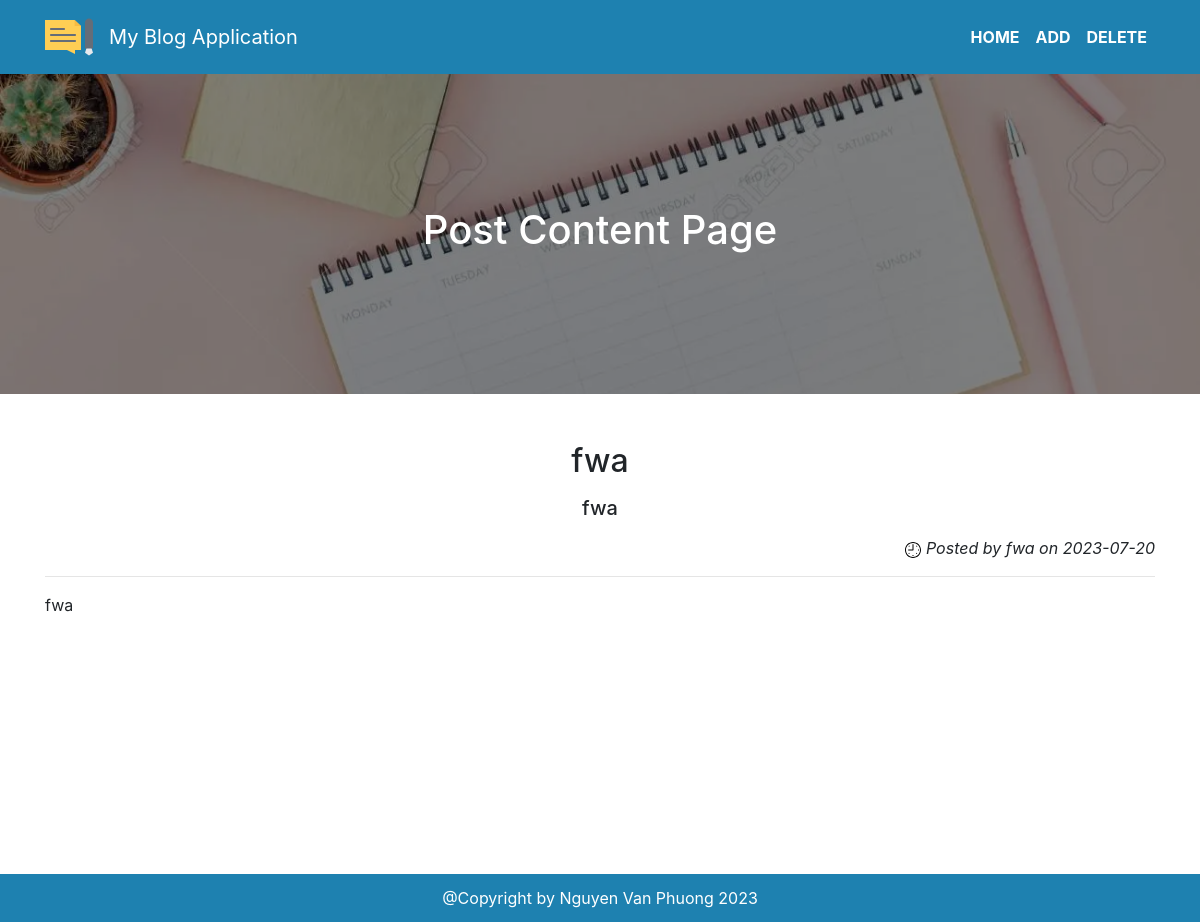
Before: /post/1 with the older database file.
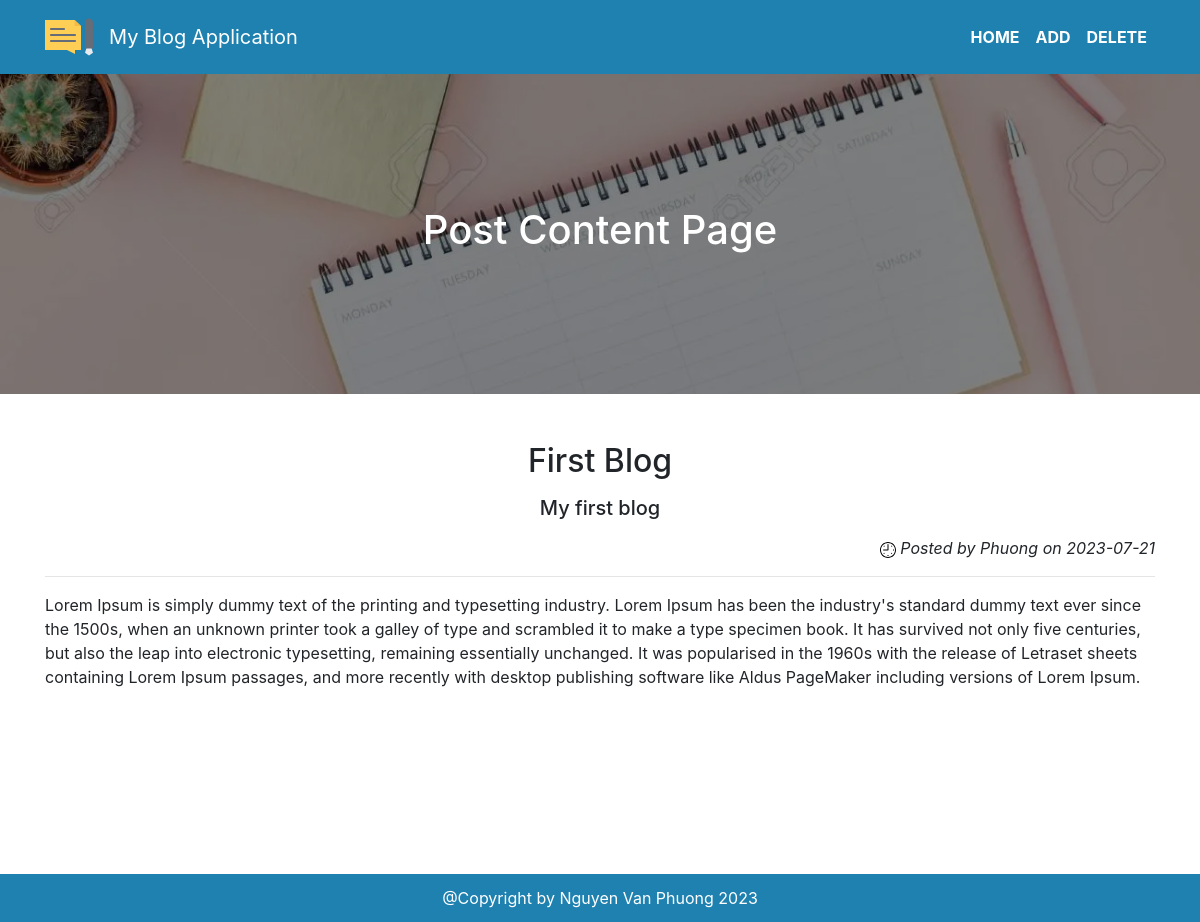
After: the same page with the newer database file.
### app.py (models this page shows, shortened)
class Blog(db.Model):
    __tablename__ = 'blogs'
    id = db.Column(db.Integer, primary_key=True)
    title = db.Column(db.Text)
    subtitle = db.Column(db.Text)
    author = db.Column(db.Text)
    date_posted = db.Column(db.Text)
    content = db.Column(db.Text)

### app.py (the view)
@app.route('/post/<int:id>')
def get_post(id):
    post = Blog.query.get(id)
    return render_template('post.html', post=post)

### templates/post.html
{% extends "base.html"%} {% block content %}
<main>
  <section class="banner">
    <div class="background">
      <div class="blur"></div>
      <img src="/assets/images/banner.webp" alt="banner" />
    </div>
    <h1 class="banner-text">Post Content Page</h1>
  </section>
  <section class="container post mt-5 mb-5">
    <h2 class="post-title text-center mb-3">{{ post.title }}</h2>
    <h5 class="post-subtitle text-center mb-3">{{ post.subtitle }}</h5>
    <p class="post-info font-italic text-right">
      <img src="/assets/icons/clock.svg" alt="clock" />
      Posted by {{ post.author }} on {{ post.date_posted }}
    </p>
    <hr />
    <p class="post-content">{{ post.content }}</p>
  </section>
</main>
{% endblock %}

### templates/base.html (shortened to what this page needs)
<!DOCTYPE html>
<html lang="en">
  <head>
    <link
      rel="stylesheet"
      href="https://cdn.jsdelivr.net/npm/bootstrap@4.0.0/dist/css/bootstrap.min.css"
    />
    <link rel="stylesheet" href="/styles/main.css" />
  </head>
  <body>
    {% include "layouts/header.html"%}
    {% block content %} {% endblock %}
    {% include "layouts/footer.html" %}
  </body>
</html>

### templates/layouts/header.html (shortened to what this page needs)
<header>
  <nav class="navbar navbar-expand-lg navbar-light bg-light">
    <div class="navbar-wrapper container">
      <a href="{{url_for("index")}}" class="navbar-brand">
        <div class="logo">
          <img src="/assets/icons/logo.svg" alt="logo" />
        </div>
        <div class="brand-name ml-3">My Blog Application</div></a
      >
      <div class="collapse navbar-collapse" id="navbarSupportedContent">
        <ul class="navbar-nav ml-auto">
          <li class="nav-item">
            <a class="nav-link" href="{{url_for("index")}}">Home</a>
          </li>
          <li class="nav-item">
            <a class="nav-link" href="{{url_for("add_new_post")}}">Add</a>
          </li>
          <li class="nav-item">
            <a class="nav-link" href="{{ url_for("delete_post" )}}">Delete</a>
          </li>
        </ul>
      </div>
    </div>
  </nav>
</header>

### templates/layouts/footer.html
<footer>@Copyright by Nguyen Van Phuong 2023</footer>

Changed rows visible on the page:
changed Blog: title "fwa" → "First Blog"; subtitle "fwa" → "My first blog"; author "fwa" → "Phuong"; date_posted "2023-07-20" → "2023-07-21"; content "fwa" → "Lorem Ipsum is simply dummy text of the printing and typesetting industry. Lorem Ipsum has been the industry's standard dummy text ever since the 1500s, when an unknown printer took a galley of type and scrambled it to make a type specimen book. It has survived not only five centuries, but also the leap into electronic typesetting, remaining essentially unchanged. It was popularised in the 1960s with the release of Letraset sheets containing Lorem Ipsum passages, and more recently with desktop publishing software like Aldus PageMaker including versions of Lorem Ipsum."
